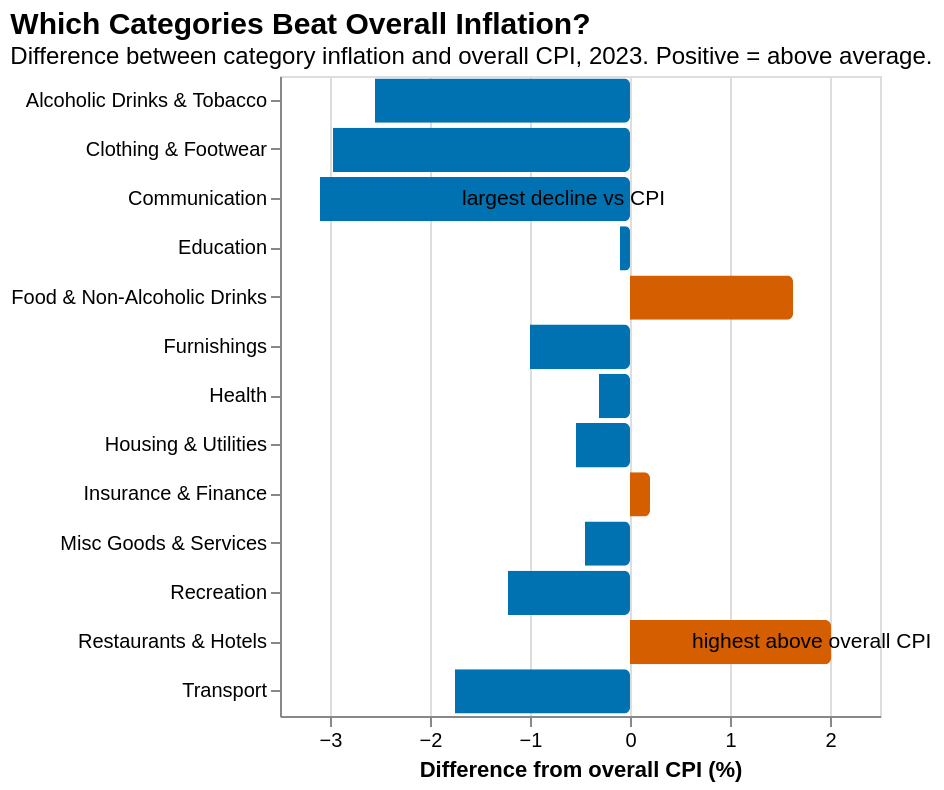

Write a Vega-Lite specification for this figure.
### Vega-Lite specification from a JSON file in a GitHub repository (floating-point values rounded to 4 significant figures)
{"$schema": "https://vega.github.io/schema/vega-lite/v5.json", "title": {"text": "Which Categories Beat Overall Inflation?", "subtitle": "Difference between category inflation and overall CPI, 2023. Positive = above average.", "anchor": "start", "fontSize": 15, "subtitleFontSize": 12}, "width": "container", "height": 320, "layer": [{"data": {"values": [{"label": "Restaurants & Hotels", "diff": 2.01}, {"label": "Food & Non-Alcoholic Drinks", "diff": 1.63}, {"label": "Insurance & Finance", "diff": 0.2}, {"label": "Education", "diff": -0.1}, {"label": "Health", "diff": -0.31}, {"label": "Misc Goods & Services", "diff": -0.45}, {"label": "Housing & Utilities", "diff": -0.54}, {"label": "Furnishings", "diff": -1.0}, {"label": "Recreation", "diff": -1.22}, {"label": "Transport", "diff": -1.75}, {"label": "Alcoholic Drinks & Tobacco", "diff": -2.55}, {"label": "Clothing & Footwear", "diff": -2.97}, {"label": "Communication", "diff": -3.1}]}, "mark": {"type": "bar", "cornerRadiusEnd": 3}, "encoding": {"y": {"field": "label", "type": "nominal", "sort": "-x", "title": null}, "x": {"field": "diff", "type": "quantitative", "title": "Difference from overall CPI (%)", "axis": {"grid": true}}, "color": {"condition": {"test": "datum.diff > 0", "value": "#D55E00"}, "value": "#0072B2"}, "tooltip": [{"field": "label", "title": "Category"}, {"field": "diff", "title": "Diff from overall (%)", "format": ".2f"}]}}, {"data": {"values": [{"x": 0.5, "label": "Restaurants & Hotels", "note": "highest above overall CPI"}, {"x": -1.8, "label": "Communication", "note": "largest decline vs CPI"}]}, "mark": {"type": "text", "fontSize": 10.5, "color": "#000000", "align": "left", "dx": 6}, "encoding": {"x": {"field": "x", "type": "quantitative"}, "y": {"field": "label", "type": "nominal"}, "text": {"field": "note"}}}]}
